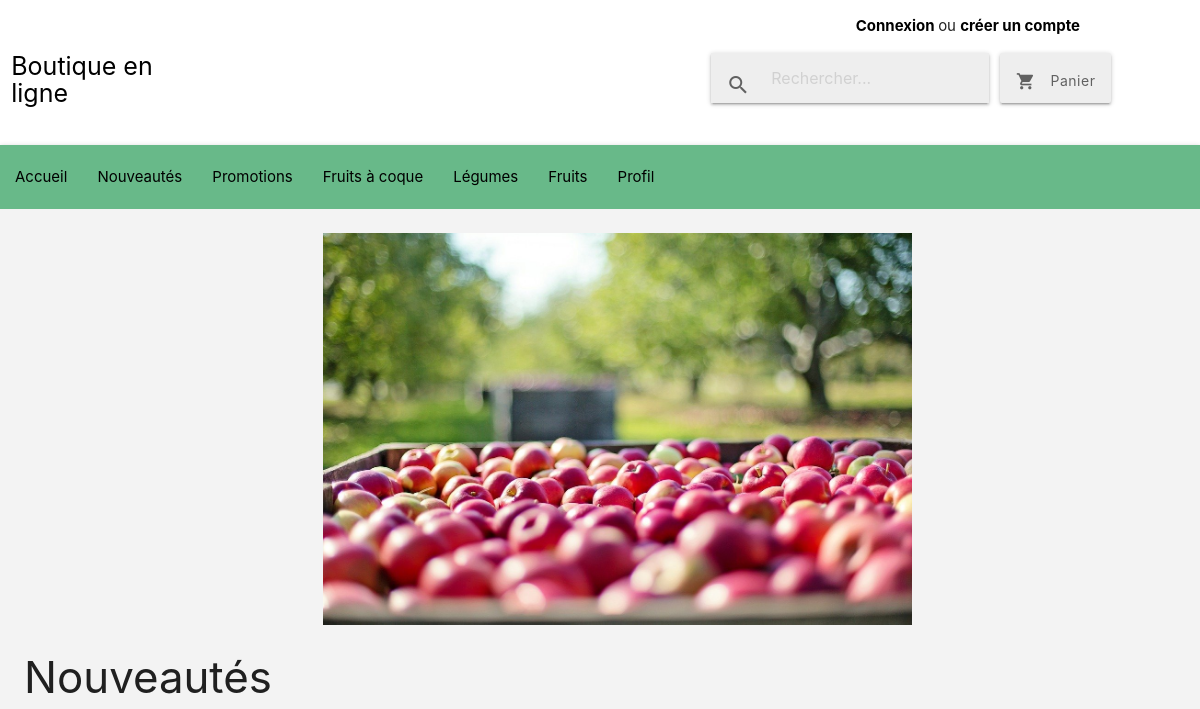
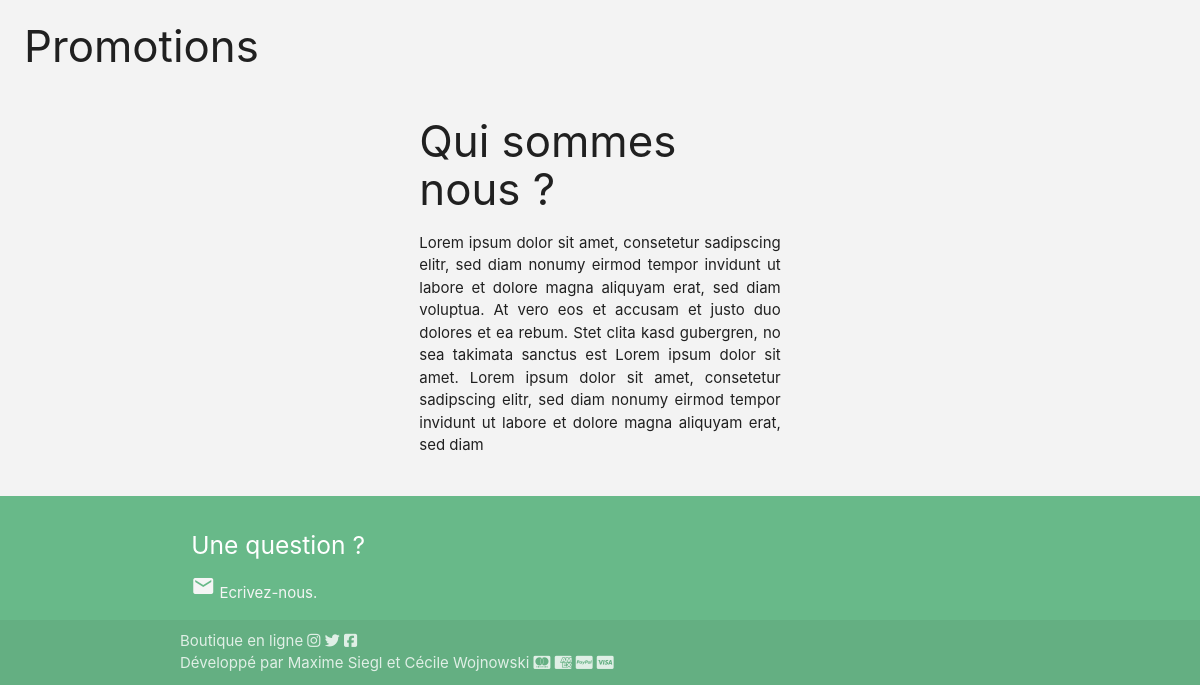
Before: / with the older database file (2 pictures, top to bottom).
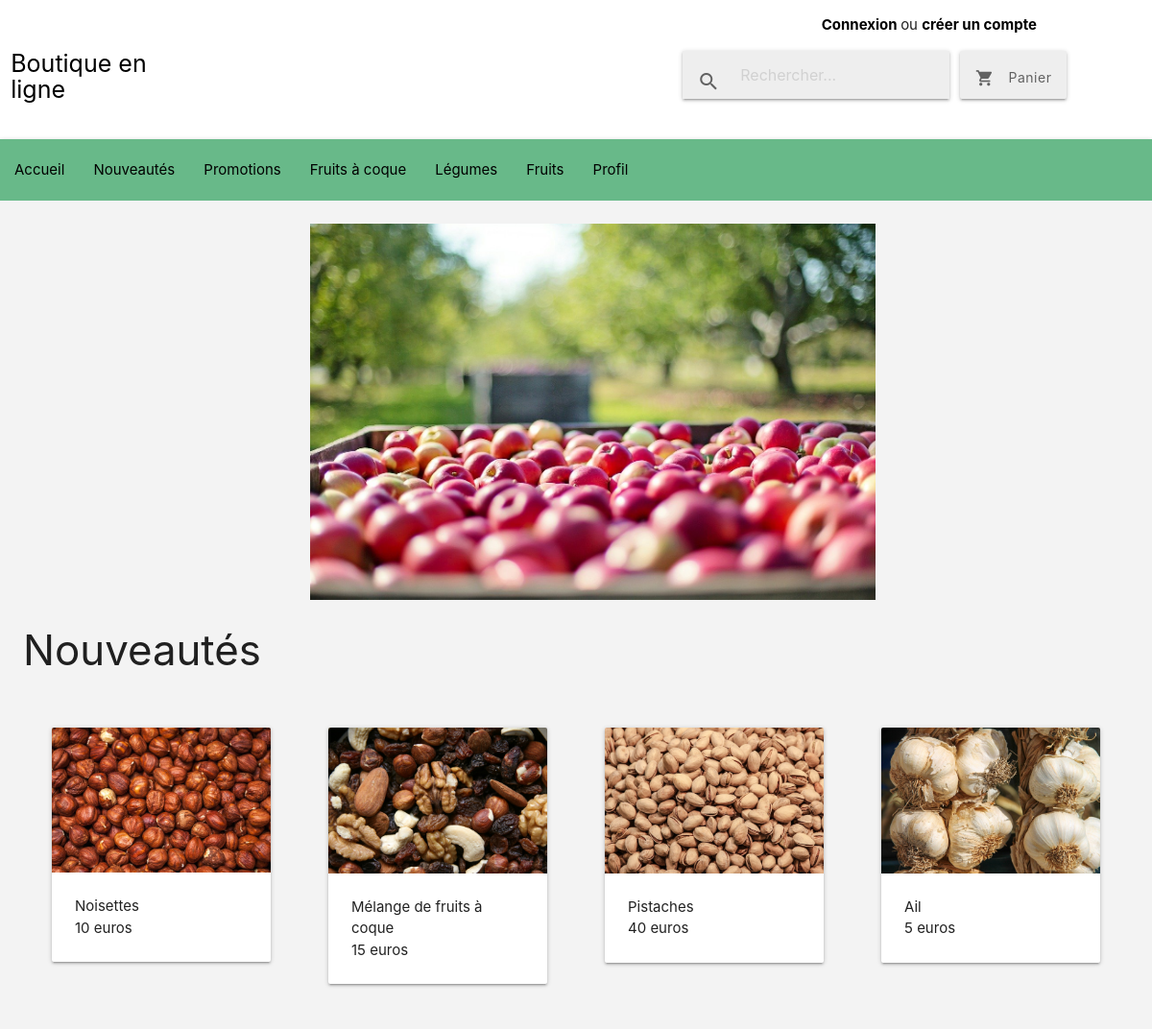
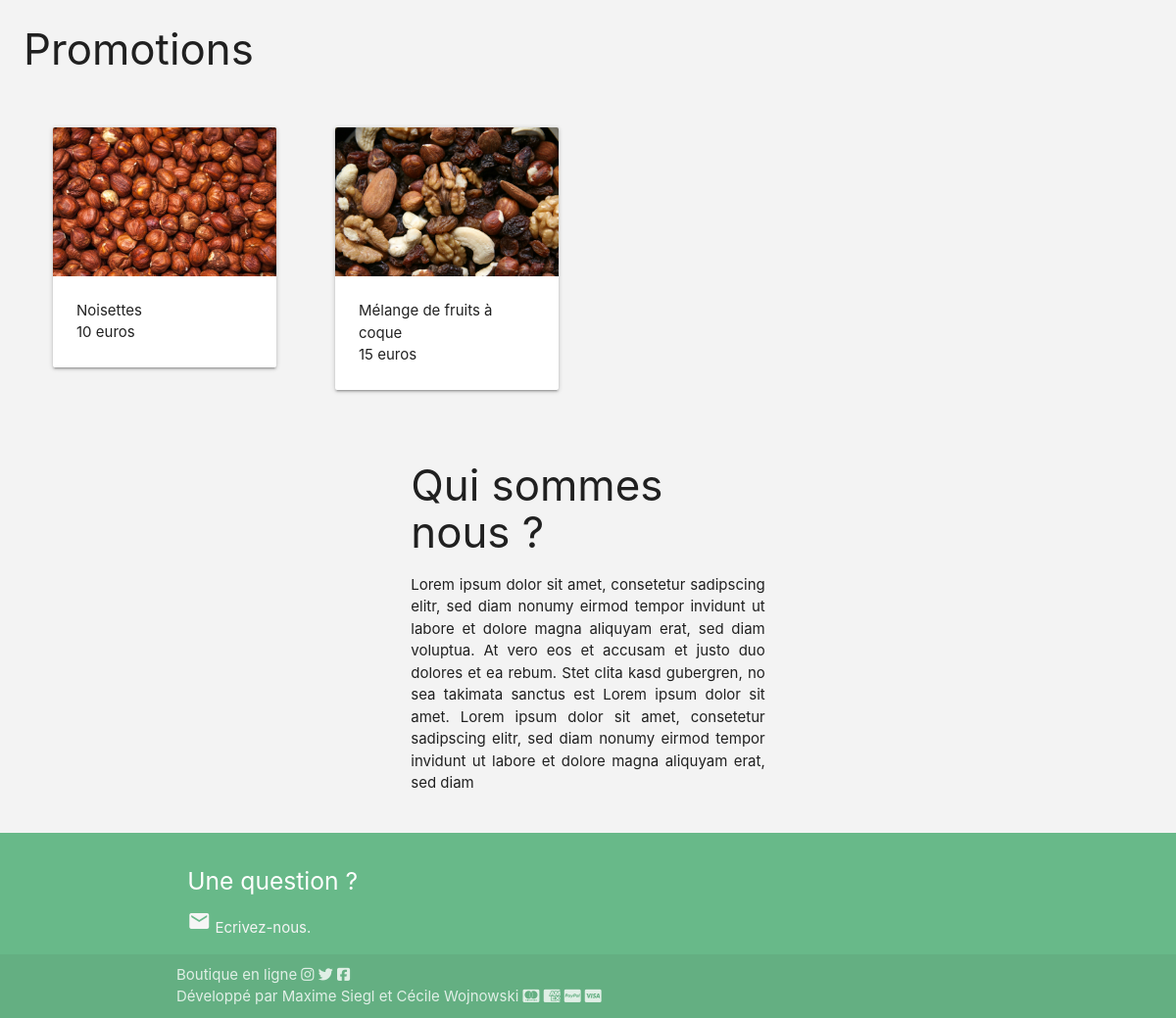
After: the same page with the newer database file (2 pictures, top to bottom).
### tables this page shows
CREATE TABLE IF NOT EXISTS `produits` (
  `id` int(11) NOT NULL AUTO_INCREMENT,
  `nom` varchar(255) NOT NULL,
  `prix` int(11) NOT NULL,
  `description` text NOT NULL,
  `image` varchar(255) NOT NULL,
  `date_ajout` datetime NOT NULL,
  `stock` int(11) NOT NULL,
  `valorisation` tinyint(1) NOT NULL,
  `prix_solde` int(11) DEFAULT NULL,
  `id_categorie` int(11) NOT NULL,
  PRIMARY KEY (`id`)
);

### classes/Produit.php (called while the page is built, shortened)
<?php
class Produit
{
  private $id;
  private $nom;
  private $prix;
  private $image;
  public function setId($id){
    $id = (int) $id;
   if ($id > 0)
   {
     $this->id = $id;
   }
 }
  public function setNom($nom){
    if (is_string($nom))
    {
      $this->nom = $nom;
    }
  }
  public function setPrix($prix){
    $prix = (int) $prix;
   if ($prix > 0)
   {
     $this->prix = $prix;
   }
  }
  public function setImage($image){
    return $this->image = $image;
  }
  public function id(){
    return $this->id;
  }
  public function nom(){
    return $this->nom;
  }
  public function prix(){
    return $this->prix;
  }
  public function image(){
    return $this->image;
  }
}
 ?>

### index.php (the view, shortened to what this page needs)
<!DOCTYPE html>
<html lang="fr" dir="ltr">
  <head>
    <link rel="stylesheet" href="https://cdnjs.cloudflare.com/ajax/libs/materialize/1.0.0/css/materialize.min.css">
    <link rel="stylesheet" href="css/style.css">
  </head>
  <body>
    <?php
      include('includes/header.php');
      include('classes/Produit.php');
    ?>
    <main>
      <div class="row">
        <div class="col offset-m3">
        <img class="index_img" src="img/apples.jpg">
      </div>
    </div>
<section class="section_index">
  <h3> Nouveautés </h3>
    <?php
    $request = $db->query('SELECT * FROM produits ORDER BY date_ajout LIMIT 4');
    while ($donnees = $request->fetch(PDO::FETCH_ASSOC))
    {
      $produit = new Produit($donnees);
      $produit->hydrate($donnees);
      ?>
        <div class="row">
          <div class="col s3 m3">
            <div class="card">
              <div class="card-image">
                <a href="produit.php?id=<?php echo $produit->id(); ?>"> <img src="img/<?php echo $produit->image();?> "> </a>
              </div>
              <div class="card-content">
                <p> <?php echo $produit->nom(); ?> </p>
                <p> <?php echo $produit->prix(); ?> euros </p>
              </div>
            </div>
          </div>
          <?php
    }?>
      </div>
</section>
      <section class="section_index">
        <h3> Promotions </h3>
        <?php
        $request = $db->query('SELECT * FROM produits WHERE valorisation = 1 ORDER BY date_ajout LIMIT 4');
        while ($donnees = $request->fetch(PDO::FETCH_ASSOC))
        {
          $produit = new Produit($donnees);
          $produit->hydrate($donnees);
          ?>
            <div class="row">
              <div class="col s3 m3">
                <div class="card">
                  <div class="card-image">
                    <a href="produit.php?id=<?php echo $produit->id(); ?>"> <img src="img/<?php echo $produit->image();?> "> </a>
                  </div>
                  <div class="card-content">
                    <p> <?php echo $produit->nom(); ?> </p>
                    <p> <?php echo $produit->prix(); ?> euros </p>
                  </div>
                </div>
              </div>
              <?php
        }?>
          </div>
      </section>
      <div class="row">
        <div class="col m4 offset-m4">
          <h3> Qui sommes nous ?</h3>
          <p class="index_text">
            Lorem ipsum dolor sit amet,
            consetetur sadipscing elitr,
            sed diam nonumy eirmod tempor invidunt ut
            labore et dolore magna aliquyam erat, sed diam voluptua.
            At vero eos et accusam et justo duo dolores et ea rebum.
            Stet clita kasd gubergren, no sea takimata sanctus est
            Lorem ipsum dolor sit amet. Lorem ipsum dolor sit amet,
            consetetur sadipscing elitr, sed diam nonumy eirmod tempor
            invidunt ut labore et dolore magna aliquyam erat, sed diam
          </p>
        </div>
      </div>
    </main>
    <?php include 'includes/footer.php'; ?>
  </body>
</html>

### includes/header.php (shortened to what this page needs)
<header>
  <div class="row">
    <div class="row">
      <p class="p_connexion">
        <?php include 'includes/co_deco.php' ?>
      </p>
    </div>
    <div class="row">
      <h1 class="logo col m2"> <a href="index.php"> Boutique en ligne </a></h1>
      <div class="col m3 offset-m5">
        <nav class=" nav_header grey lighten-3">
         <div class="nav-wrapper">
           <form>
             <div class="input-field">
               <input id="search" type="search" placeholder ="Rechercher..." required>
               <label class="label-icon" for="search"><i class="material-icons grey-text text-darken-2">search</i></label>
               <i class="material-icons">close</i>
             </div>
           </form>
         </div>
     </nav>
      </div>
      <a href="panier.php" class="waves-effect waves-green btn grey lighten-3 grey-text text-darken-2"><i class="material-icons left">shopping_cart</i> Panier </a>
   </div>
 <nav class="nav_header2">
    <div class="nav-wrapper">
      <ul id="nav-mobile" class="left hide-on-med-and-down">
        <li><a href="index.php"> Accueil </a></li>
        <li><a href=""> Nouveautés </a></li>
        <li><a href=""> Promotions </a></li>
        <li><a href=""> Fruits à coque</a></li>
        <li><a href=""> Légumes </a></li>
        <li><a href=""> Fruits </a></li>
        <li><a href="profil.php"> Profil </a></li>
      </ul>
    </div>
  </nav>
</header>

### includes/co_deco.php (shortened to what this page needs)
<?php
    if(!isset($_SESSION['email']))
    {
        echo '<a class="link_header" href="connexion.php"> Connexion </a>';
        echo 'ou ';
        echo '<a class="link_header" href="inscription.php">créer un compte</a>';
    }
?>

### includes/footer.php
<footer class="page-footer">
          <div class="container">
            <div class="row">
              <div class="col l6 s12">
                <h5 class="white-text">Une question ?</h5>
                <p class="grey-text text-lighten-4"><i class="material-icons">email</i> Ecrivez-nous.</p>
              </div>
            </div>
          </div>
          <div class="footer-copyright">
            <div class="container">
              <div class="row">
                Boutique en ligne
                <i class="fab fa-instagram"></i>
                <i class="fab fa-twitter"></i>
                <i class="fab fa-facebook-square"></i>
            </div>
            <div class="row">
              Développé par Maxime Siegl et Cécile Wojnowski
              <i class="fab fa-cc-mastercard"></i>
              <i class="fab fa-cc-amex"></i>
              <i class="fab fa-cc-paypal"></i>
              <i class="fab fa-cc-visa"></i>
            </div>
            </div>
          </div>
        </footer>

### css/style.css (style rules this page uses)
.section_index .row .col { padding: 2rem !important; }
.row { margin-bottom: 0 !important; }
a { color:black !important; }
.link_header { color: black !important; font-weight:bold; }
.p_connexion { text-align: right !important; margin-right: 10%; }
.logo { font-size:25px !important; margin-top: 0 !important; }
.nav_header { height:50px !important; }
.btn { height:50px !important; text-transform:none !important; padding: 10px 16px !important; }
.nav_header2 > .nav-wrapper { background-color: #68B989 !important; margin-top:1%; }
main { background-color: #F3F3F3 !important; padding:2%; }
.index_img { width:70% !important; height:30% !important; display: block; }
.index_text { text-align: justify; }
footer { background-color: #68B989 !important; }

Changed rows visible on the page:
added produits: image (picture), nom "Noisettes", prix "10"
added produits: image (picture), nom "Mélange de fruits à coque", prix "15"
added produits: image (picture), nom "Pistaches", prix "40", shown under "Nouveautés"
added produits: image (picture), nom "Ail", prix "5", shown under "Nouveautés"
